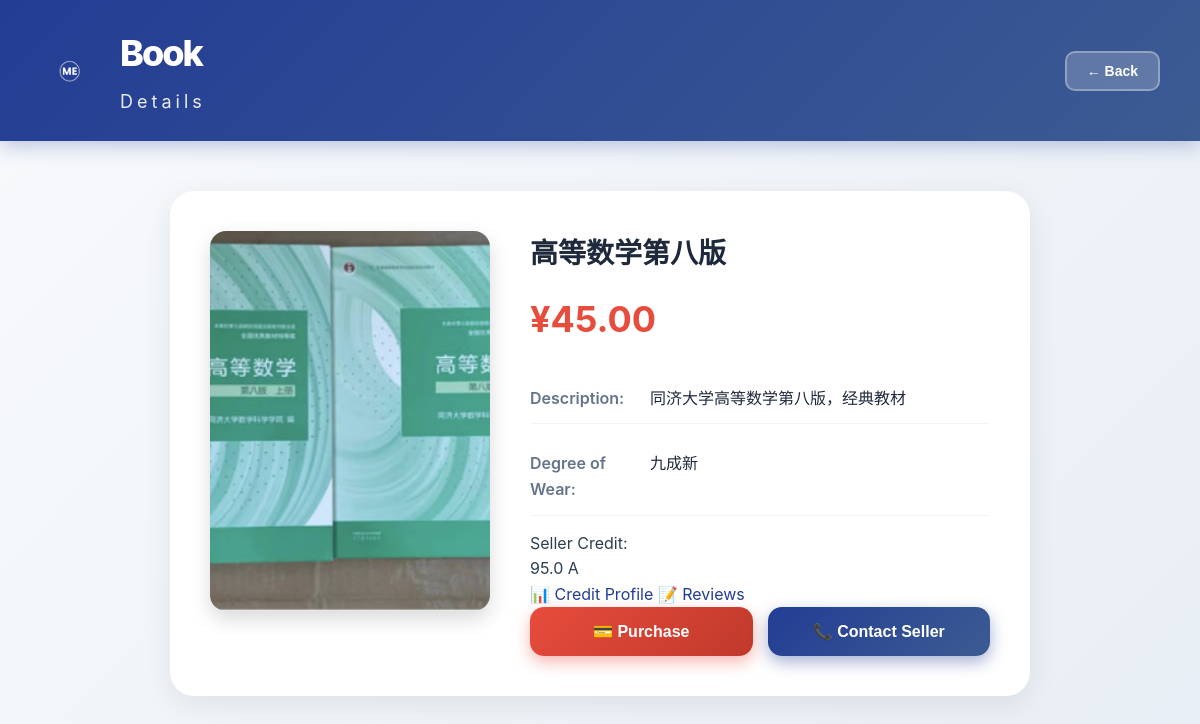
/products/6, run on the app's committed database.
### app.py (models this page shows, shortened)
class Product(db.Model):
    __tablename__ = 'products'
    id = db.Column(db.Integer, primary_key=True)
    name = db.Column(db.String(80), nullable=False)
    price = db.Column(db.Float, nullable=False)
    description = db.Column(db.String(200), nullable=False)
    degree_of_wear = db.Column(db.String(80), nullable=False)
    image = db.Column(db.String(200), nullable=False)  # 存储文件路径
    created_at = db.Column(db.DateTime, default=db.func.current_timestamp())
    seller_contact = db.Column(db.String(200))  # 卖家联系方式
    is_sold = db.Column(db.Boolean, default=False)  # 是否已售出
    buyer_id = db.Column(db.Integer)  # 购买者ID
    user_id = db.Column(db.Integer)  # 上传者ID

class User(db.Model):
    __tablename__ = 'users'
    id = db.Column(db.Integer, primary_key=True)
    email = db.Column(db.String(100), unique=True, nullable=False)
    password = db.Column(db.String(100), nullable=False)  # 去掉unique约束
    phone = db.Column(db.String(20))  # 用户联系电话
    credit_score = db.Column(db.Float, default=100.0)  # 用户信用分数，初始100分
    credit_level = db.Column(db.String(20), default='A')  # 信用等级：A/B/C/D
    total_trades = db.Column(db.Integer, default=0)  # 交易次数
    positive_rates = db.Column(db.Float, default=100.0)  # 好评率

### app.py (the view)
@app.route('/products/<int:id>')
def book_detail(id):
    from datetime import datetime
    product = Product.query.get(id)
    if product is None:
        return "Product not found", 404
    seller = None
    if product.user_id:
        seller = User.query.get(product.user_id)
    current_time = datetime.now().strftime('%Y%m%d%H%M%S')
    return render_template('book_detail.html', product=product, seller=seller, current_time=current_time)

### templates/book_detail.html (shortened to what this page needs)
<!DOCTYPE html>
<html lang="zh-CN">
<head>
    <link rel="stylesheet" href="{{ url_for('static', filename='css/book_detail.css') }}">
</head>
<body>
    <header>
        <div class="header-content">
            <div class="logo-section">
                <img src="{{ url_for('static', filename='images/white-MElogo.png') }}" alt="Logo" class="logo">
                <div class="title-group">
                    <h1>Book</h1>
                    <h2>Details</h2>
                </div>
            </div>
            <button class="back-btn" onclick="goBack()">← Back</button>
        </div>
    </header>
    <div class="main-container">
        <div class="book-card">
            <div class="book-image">
                {% if product.image %}
                    {% set img_path = (product.image | replace('\\', '/')) %}
                    {% set static_rel = img_path.replace('static/', '') %}
                    <img src="{{ url_for('static', filename=static_rel) }}" alt="{{ product.name }}" onerror="this.src='/static/images/book1.png'">
                {% else %}
                    <img src="{{ url_for('static', filename='images/book1.png') }}" alt="{{ product.name }}">
                {% endif %}
            </div>
            <div class="book-info">
                <h2>{{ product.name }}</h2>
                <p class="price">¥{{ "%.2f"|format(product.price) }}</p>
                <div class="info-row">
                    <span class="label">Description:</span>
                    <span class="value">{{ product.description }}</span>
                </div>
                <div class="info-row">
                    <span class="label">Degree of Wear:</span>
                    <span class="value">{{ product.degree_of_wear }}</span>
                </div>
                <div class="seller-credit">
                    {% if seller %}
                    <div class="credit-header">
                        <span class="label">Seller Credit:</span>
                        <div class="credit-info">
                            <span class="credit-score">{{ "%.1f"|format(seller.credit_score) }}</span>
                            <span class="credit-level {{ seller.credit_level.lower() }}">{{ seller.credit_level }}</span>
                        </div>
                    </div>
                    <div class="credit-links">
                        <a href="{{ url_for('credit', user_id=seller.id) }}" class="credit-link">📊 Credit Profile</a>
                        <a href="{{ url_for('reviews', user_id=seller.id) }}" class="credit-link">📝 Reviews</a>
                    </div>
                    {% endif %}
                </div>
                <div class="action-buttons">
                    {% if product.is_sold %}
                    <button class="buy-btn disabled" disabled>✅ Already Sold</button>
                    {% else %}
                    <button class="buy-btn" onclick="openPaymentModal()">💳 Purchase</button>
                    {% endif %}
                    <button class="contact-btn" onclick="openContactModal()">📞 Contact Seller</button>
                </div>
            </div>
        </div>
    </div>
</body>
</html>

### static/css/book_detail.css (style rules this page uses)
body { font-family: 'Inter', -apple-system, BlinkMacSystemFont, 'Segoe UI', Roboto, sans-serif; margin: 0; padding: 0; min-height: 100vh; background: linear-gradient(135deg, #f8fafc 0%, #e8eef5 100%); }
header { background: linear-gradient(135deg, #233D94 0%, #3C5B92 100%); color: white; padding: 25px 40px; box-shadow: 0 4px 20px rgba(35, 61, 148, 0.3); }
.header-content { display: flex; justify-content: space-between; align-items: center; max-width: 1200px; margin: 0 auto; }
.logo-section { display: flex; align-items: center; gap: 20px; }
.logo { width: 60px; height: auto; }
.title-group h1 { font-size: 36px; font-weight: 800; margin: 0; letter-spacing: -2px; }
.title-group h2 { font-size: 18px; font-weight: 400; margin: 5px 0 0 0; opacity: 0.9; letter-spacing: 4px; }
.back-btn { padding: 10px 20px; background: rgba(255, 255, 255, 0.2); color: white; border: 2px solid rgba(255, 255, 255, 0.3); border-radius: 10px; font-size: 14px; font-weight: 600; cursor: pointer; transition: all 0.3s ease; }
.main-container { max-width: 900px; margin: 50px auto; padding: 0 20px; }
.book-card { display: flex; gap: 40px; background: white; border-radius: 24px; box-shadow: 0 8px 30px rgba(0, 0, 0, 0.08); padding: 40px; }
.book-image img { width: 280px; height: 380px; object-fit: cover; border-radius: 16px; box-shadow: 0 8px 20px rgba(0, 0, 0, 0.15); }
.book-info { flex: 1; }
.book-info h2 { font-size: 28px; font-weight: 700; color: #1e293b; margin: 0 0 15px 0; position: relative; display: inline-block; }
.book-info .price { font-size: 36px; font-weight: 700; color: #e74c3c; margin: 0 0 25px 0; }
.info-row { display: flex; margin-bottom: 15px; padding: 12px 0; border-bottom: 1px solid #f1f5f9; }
.info-row .label { font-weight: 600; color: #64748b; width: 120px; flex-shrink: 0; }
.info-row .value { color: #1e293b; flex: 1; }
.action-buttons { display: flex; gap: 15px; }
.buy-btn, .contact-btn { flex: 1; padding: 15px 30px; border: none; border-radius: 14px; font-size: 16px; font-weight: 700; cursor: pointer; transition: all 0.3s ease; }
.buy-btn { background: linear-gradient(135deg, #e74c3c 0%, #c0392b 100%); color: white; box-shadow: 0 6px 16px rgba(231, 76, 60, 0.4); }
.contact-btn { background: linear-gradient(135deg, #233D94 0%, #3C5B92 100%); color: white; box-shadow: 0 6px 16px rgba(35, 61, 148, 0.4); }

### static/css/theme.css (style rules this page uses)
:root { --primary-color: #233D94; --primary-light: #3C5B92; --primary-dark: #1a2e7b; --secondary-color: #3498db; --accent-color: #2ecc71; --danger-color: #e74c3c; --warning-color: #f39c12; --success-color: #27ae60; --text-primary: #2c3e50; --text-secondary: #7f8c8d; --text-light: #95a5a6; --bg-primary: #ffffff; --bg-secondary: #f5f7fa; --bg-dark: #1a252f; --border-color: #ecf0f1; --shadow-sm: 0 2px 8px rgba(0, 0, 0, 0.08); --shadow-md: 0 4px 16px rgba(0, 0, 0, 0.1); --shadow-lg: 0 8px 32px rgba(0, 0, 0, 0.12); --radius-sm: 8px; --radius-md: 12px; --radius-lg: 20px; --transition-fast: 0.15s ease; --transition-normal: 0.3s ease; --transition-slow: 0.5s ease; }
* { margin: 0; padding: 0; box-sizing: border-box; }
html { scroll-behavior: smooth; }
body { font-family: 'Inter', -apple-system, BlinkMacSystemFont, 'Segoe UI', Roboto, Oxygen, Ubuntu, Cantarell, sans-serif; font-size: 16px; line-height: 1.6; color: var(--text-primary); background-color: var(--bg-secondary); -webkit-font-smoothing: antialiased; -moz-osx-font-smoothing: grayscale; }
a { color: var(--primary-color); text-decoration: none; transition: color var(--transition-fast); }

### data on the page
Product: name (picture), name "高等数学第八版", price "45.00", description "同济大学高等数学第八版，经典教材", degree_of_wear "九成新"
User: credit_score "95.0", credit_level "A"
